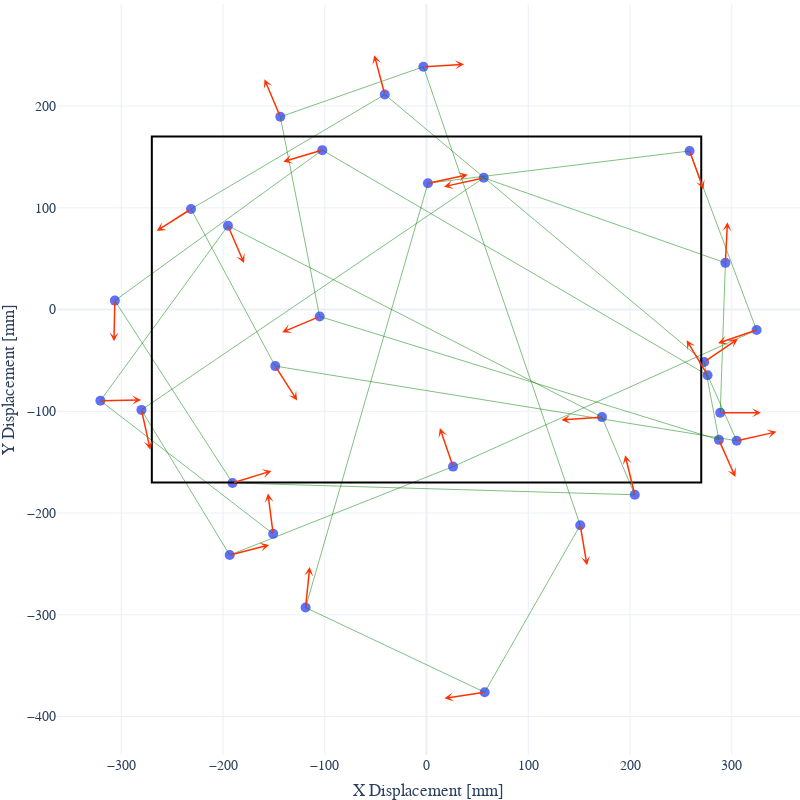

The code cell stored with this chart in its notebook:
### Code cell
fig = go.Figure()

#54 x 34
fig.add_trace(go.Scatter(x=odo["X1"], y=odo["Y1"], mode="markers", marker=dict(size=10), showlegend=False))
fig.add_trace(go.Scatter(x=odo["X1"], y=odo["Y1"], mode="lines", line=dict(color="green", width=0.5), showlegend=False))

fig.update_layout(width=800, height=800, template="plotly_white")

fig.add_shape(type="rect",
    x0=-270, y0=-170, x1=270, y1=170 ,
    line=dict(color="black", width=2),
    fillcolor=None
)

for point, data in odo.iterrows():
    fig.add_annotation(go.layout.Annotation(dict(
                x = data["X1"] + 40*np.cos(data["Phi3"]),
                y = data["Y1"] + 40*np.sin(data["Phi3"]),
                xref="x", yref="y",
                text="",
                showarrow = True,
                axref = "x", ayref='y',
                ax = data["X1"],
                ay = data["Y1"],
                arrowhead = 3,
                arrowwidth = 1.5,
                arrowcolor = 'rgb(255,51,0)',)
            ))

fig.update_yaxes(
    scaleanchor = "x",
    scaleratio = 1
  )

fig.update_layout(font=dict(family="Computer Modern", size=14),
                                     margin=go.layout.Margin(
                                        l=0, #left margin
                                        r=0, #right margin
                                        b=0, #bottom margin
                                        t=0, #top margin
                                    ))

fig.update_yaxes(title="Y Displacement [mm]")

fig.update_xaxes(title="X Displacement [mm]")

fig.show()

fig.write_image("BoxTest1.pdf")

### Figure 1 — Plotly figure (JSON) as saved in the notebook; plotly's stock layout.template omitted (floating-point values rounded to 4 significant figures)
{"data": [{"marker": {"size": 10}, "mode": "markers", "showlegend": false, "type": "scatter", "x": [288.7, 293.7, 56.22, -280.2, -193.4, 26.04, 324.4, 258.5, 1.37, -118.9, 57.15, 151.1, -3.1, -143.7, -105.0, 287.4, 272.9, -41.05, -231.5, -148.7, 304.8, 276.2, -102.5, -306.4, -190.7, 204.7, 172.4, -195.2, -320.6, -150.7], "y": [-101.5, 45.92, 129.5, -98.6, -241.3, -154.3, -20.14, 155.9, 124.2, -292.9, -376.1, -211.9, 238.7, 189.5, -6.77, -128.1, -51.5, 211.4, 98.81, -55.57, -128.9, -64.53, 156.7, 8.8, -170.4, -182.0, -105.7, 82.39, -89.57, -220.4]}, {"line": {"color": "green", "width": 0.5}, "mode": "lines", "showlegend": false, "type": "scatter", "x": [288.7, 293.7, 56.22, -280.2, -193.4, 26.04, 324.4, 258.5, 1.37, -118.9, 57.15, 151.1, -3.1, -143.7, -105.0, 287.4, 272.9, -41.05, -231.5, -148.7, 304.8, 276.2, -102.5, -306.4, -190.7, 204.7, 172.4, -195.2, -320.6, -150.7], "y": [-101.5, 45.92, 129.5, -98.6, -241.3, -154.3, -20.14, 155.9, 124.2, -292.9, -376.1, -211.9, 238.7, 189.5, -6.77, -128.1, -51.5, 211.4, 98.81, -55.57, -128.9, -64.53, 156.7, 8.8, -170.4, -182.0, -105.7, 82.39, -89.57, -220.4]}], "layout": {"annotations": [{"arrowcolor": "rgb(255,51,0)", "arrowhead": 3, "arrowwidth": 1.5, "ax": 288.7, "axref": "x", "ay": -101.5, "ayref": "y", "showarrow": true, "text": "", "x": 328.7, "xref": "x", "y": -101.5, "yref": "y"}, {"arrowcolor": "rgb(255,51,0)", "arrowhead": 3, "arrowwidth": 1.5, "ax": 293.7, "axref": "x", "ay": 45.92, "ayref": "y", "showarrow": true, "text": "", "x": 295.8, "xref": "x", "y": 85.87, "yref": "y"}, {"arrowcolor": "rgb(255,51,0)", "arrowhead": 3, "arrowwidth": 1.5, "ax": 56.22, "axref": "x", "ay": 129.5, "ayref": "y", "showarrow": true, "text": "", "x": 17.17, "xref": "x", "y": 120.8, "yref": "y"}, {"arrowcolor": "rgb(255,51,0)", "arrowhead": 3, "arrowwidth": 1.5, "ax": -280.2, "axref": "x", "ay": -98.6, "ayref": "y", "showarrow": true, "text": "", "x": -271.6, "xref": "x", "y": -137.7, "yref": "y"}, {"arrowcolor": "rgb(255,51,0)", "arrowhead": 3, "arrowwidth": 1.5, "ax": -193.4, "axref": "x", "ay": -241.3, "ayref": "y", "showarrow": true, "text": "", "x": -154.7, "xref": "x", "y": -231.4, "yref": "y"}, {"arrowcolor": "rgb(255,51,0)", "arrowhead": 3, "arrowwidth": 1.5, "ax": 26.04, "axref": "x", "ay": -154.3, "ayref": "y", "showarrow": true, "text": "", "x": 13.11, "xref": "x", "y": -116.5, "yref": "y"}, {"arrowcolor": "rgb(255,51,0)", "arrowhead": 3, "arrowwidth": 1.5, "ax": 324.4, "axref": "x", "ay": -20.14, "ayref": "y", "showarrow": true, "text": "", "x": 286.5, "xref": "x", "y": -33.04, "yref": "y"}, {"arrowcolor": "rgb(255,51,0)", "arrowhead": 3, "arrowwidth": 1.5, "ax": 258.5, "axref": "x", "ay": 155.9, "ayref": "y", "showarrow": true, "text": "", "x": 272.2, "xref": "x", "y": 118.3, "yref": "y"}, {"arrowcolor": "rgb(255,51,0)", "arrowhead": 3, "arrowwidth": 1.5, "ax": 1.37, "axref": "x", "ay": 124.2, "ayref": "y", "showarrow": true, "text": "", "x": 40.49, "xref": "x", "y": 132.5, "yref": "y"}, {"arrowcolor": "rgb(255,51,0)", "arrowhead": 3, "arrowwidth": 1.5, "ax": -118.9, "axref": "x", "ay": -292.9, "ayref": "y", "showarrow": true, "text": "", "x": -114.8, "xref": "x", "y": -253.1, "yref": "y"}, {"arrowcolor": "rgb(255,51,0)", "arrowhead": 3, "arrowwidth": 1.5, "ax": 57.15, "axref": "x", "ay": -376.1, "ayref": "y", "showarrow": true, "text": "", "x": 17.59, "xref": "x", "y": -382.0, "yref": "y"}, {"arrowcolor": "rgb(255,51,0)", "arrowhead": 3, "arrowwidth": 1.5, "ax": 151.1, "axref": "x", "ay": -211.9, "ayref": "y", "showarrow": true, "text": "", "x": 157.7, "xref": "x", "y": -251.3, "yref": "y"}, {"arrowcolor": "rgb(255,51,0)", "arrowhead": 3, "arrowwidth": 1.5, "ax": -3.1, "axref": "x", "ay": 238.7, "ayref": "y", "showarrow": true, "text": "", "x": 36.83, "xref": "x", "y": 241.1, "yref": "y"}, {"arrowcolor": "rgb(255,51,0)", "arrowhead": 3, "arrowwidth": 1.5, "ax": -143.7, "axref": "x", "ay": 189.5, "ayref": "y", "showarrow": true, "text": "", "x": -159.3, "xref": "x", "y": 226.3, "yref": "y"}, {"arrowcolor": "rgb(255,51,0)", "arrowhead": 3, "arrowwidth": 1.5, "ax": -105.0, "axref": "x", "ay": -6.77, "ayref": "y", "showarrow": true, "text": "", "x": -141.9, "xref": "x", "y": -22.29, "yref": "y"}, {"arrowcolor": "rgb(255,51,0)", "arrowhead": 3, "arrowwidth": 1.5, "ax": 287.4, "axref": "x", "ay": -128.1, "ayref": "y", "showarrow": true, "text": "", "x": 303.6, "xref": "x", "y": -164.6, "yref": "y"}, {"arrowcolor": "rgb(255,51,0)", "arrowhead": 3, "arrowwidth": 1.5, "ax": 272.9, "axref": "x", "ay": -51.5, "ayref": "y", "showarrow": true, "text": "", "x": 305.9, "xref": "x", "y": -28.91, "yref": "y"}, {"arrowcolor": "rgb(255,51,0)", "arrowhead": 3, "arrowwidth": 1.5, "ax": -41.05, "axref": "x", "ay": 211.4, "ayref": "y", "showarrow": true, "text": "", "x": -51.3, "xref": "x", "y": 250.1, "yref": "y"}, {"arrowcolor": "rgb(255,51,0)", "arrowhead": 3, "arrowwidth": 1.5, "ax": -231.5, "axref": "x", "ay": 98.81, "ayref": "y", "showarrow": true, "text": "", "x": -265.2, "xref": "x", "y": 77.28, "yref": "y"}, {"arrowcolor": "rgb(255,51,0)", "arrowhead": 3, "arrowwidth": 1.5, "ax": -148.7, "axref": "x", "ay": -55.57, "ayref": "y", "showarrow": true, "text": "", "x": -127.2, "xref": "x", "y": -89.3, "yref": "y"}, {"arrowcolor": "rgb(255,51,0)", "arrowhead": 3, "arrowwidth": 1.5, "ax": 304.8, "axref": "x", "ay": -128.9, "ayref": "y", "showarrow": true, "text": "", "x": 343.9, "xref": "x", "y": -120.2, "yref": "y"}, {"arrowcolor": "rgb(255,51,0)", "arrowhead": 3, "arrowwidth": 1.5, "ax": 276.2, "axref": "x", "ay": -64.53, "ayref": "y", "showarrow": true, "text": "", "x": 255.7, "xref": "x", "y": -30.21, "yref": "y"}, {"arrowcolor": "rgb(255,51,0)", "arrowhead": 3, "arrowwidth": 1.5, "ax": -102.5, "axref": "x", "ay": 156.7, "ayref": "y", "showarrow": true, "text": "", "x": -140.8, "xref": "x", "y": 145.3, "yref": "y"}, {"arrowcolor": "rgb(255,51,0)", "arrowhead": 3, "arrowwidth": 1.5, "ax": -306.4, "axref": "x", "ay": 8.8, "ayref": "y", "showarrow": true, "text": "", "x": -307.3, "xref": "x", "y": -31.19, "yref": "y"}, {"arrowcolor": "rgb(255,51,0)", "arrowhead": 3, "arrowwidth": 1.5, "ax": -190.7, "axref": "x", "ay": -170.4, "ayref": "y", "showarrow": true, "text": "", "x": -152.5, "xref": "x", "y": -158.6, "yref": "y"}, {"arrowcolor": "rgb(255,51,0)", "arrowhead": 3, "arrowwidth": 1.5, "ax": 204.7, "axref": "x", "ay": -182.0, "ayref": "y", "showarrow": true, "text": "", "x": 195.2, "xref": "x", "y": -143.2, "yref": "y"}, {"arrowcolor": "rgb(255,51,0)", "arrowhead": 3, "arrowwidth": 1.5, "ax": 172.4, "axref": "x", "ay": -105.7, "ayref": "y", "showarrow": true, "text": "", "x": 132.5, "xref": "x", "y": -108.4, "yref": "y"}, {"arrowcolor": "rgb(255,51,0)", "arrowhead": 3, "arrowwidth": 1.5, "ax": -195.2, "axref": "x", "ay": 82.39, "ayref": "y", "showarrow": true, "text": "", "x": -179.3, "xref": "x", "y": 45.67, "yref": "y"}, {"arrowcolor": "rgb(255,51,0)", "arrowhead": 3, "arrowwidth": 1.5, "ax": -320.6, "axref": "x", "ay": -89.57, "ayref": "y", "showarrow": true, "text": "", "x": -280.6, "xref": "x", "y": -88.77, "yref": "y"}, {"arrowcolor": "rgb(255,51,0)", "arrowhead": 3, "arrowwidth": 1.5, "ax": -150.7, "axref": "x", "ay": -220.4, "ayref": "y", "showarrow": true, "text": "", "x": -155.9, "xref": "x", "y": -180.8, "yref": "y"}], "font": {"family": "Computer Modern", "size": 14}, "height": 800, "margin": {"b": 0, "l": 0, "r": 0, "t": 0}, "shapes": [{"line": {"color": "black", "width": 2}, "type": "rect", "x0": -270, "x1": 270, "y0": -170, "y1": 170}], "width": 800, "xaxis": {"title": {"text": "X Displacement [mm]"}}, "yaxis": {"scaleanchor": "x", "scaleratio": 1, "title": {"text": "Y Displacement [mm]"}}}}
